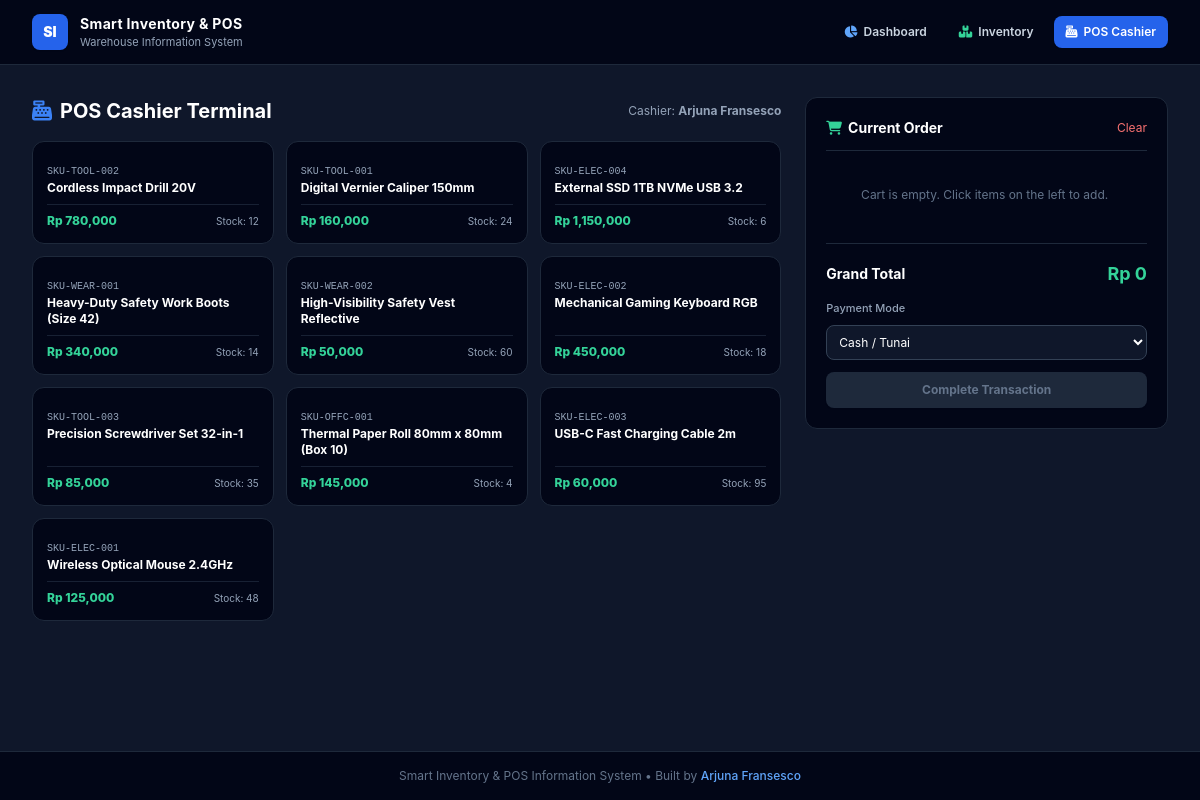
The app's page /pos with its own data.
### tables this page shows
CREATE TABLE products (
        id INTEGER PRIMARY KEY AUTOINCREMENT,
        sku TEXT NOT NULL UNIQUE,
        name TEXT NOT NULL,
        category_id INTEGER,
        supplier_id INTEGER,
        cost_price REAL NOT NULL,
        selling_price REAL NOT NULL,
        stock_quantity INTEGER NOT NULL,
        min_reorder_level INTEGER NOT NULL,
        FOREIGN KEY (category_id) REFERENCES categories (id),
        FOREIGN KEY (supplier_id) REFERENCES suppliers (id)
    );

### app.py (the view)
@app.route("/pos")
def pos_terminal():
    conn = get_db()
    cur = conn.cursor()
    products = cur.execute("""
        SELECT p.*, c.name as category_name
        FROM products p
        JOIN categories c ON p.category_id = c.id
        WHERE p.stock_quantity > 0
        ORDER BY p.name ASC
    """).fetchall()
    categories = cur.execute("SELECT * FROM categories").fetchall()
    conn.close()
    return render_template("pos.html", products=products, categories=categories)

### app.py (called while the page is built)
def get_db():
    conn = sqlite3.connect(DB_PATH)
    conn.row_factory = sqlite3.Row
    return conn

### app/templates/pos.html (shortened to what this page needs)
{% extends "base.html" %}
{% block content %}
<div class="grid grid-cols-1 lg:grid-cols-3 gap-6">
  <div class="lg:col-span-2 space-y-4">
    <div class="flex justify-between items-center">
      <h2 class="text-xl font-bold text-white"><i class="fa-solid fa-cash-register text-blue-500 mr-2"></i>POS Cashier Terminal</h2>
      <span class="text-xs text-slate-400">Cashier: <strong>Arjuna Fransesco</strong></span>
    </div>
    <div class="grid grid-cols-2 sm:grid-cols-3 gap-3">
      {% for p in products %}
      <div onclick="addToCart({{ p.id }}, '{{ p.name }}', {{ p.selling_price }}, {{ p.stock_quantity }})"
           class="bg-slate-950 border border-slate-800 hover:border-blue-500 rounded-xl p-3.5 cursor-pointer transition-all hover:-translate-y-0.5 space-y-2 flex flex-col justify-between">
        <div>
          <span class="text-[10px] text-slate-400 font-mono">{{ p.sku }}</span>
          <h4 class="text-xs font-bold text-white line-clamp-2">{{ p.name }}</h4>
        </div>
        <div class="flex justify-between items-center pt-2 border-t border-slate-800/80">
          <span class="text-xs font-extrabold text-emerald-400">Rp {{ "{:,.0f}".format(p.selling_price) }}</span>
          <span class="text-[10px] text-slate-400">Stock: {{ p.stock_quantity }}</span>
        </div>
      </div>
      {% endfor %}
    </div>
  </div>
  <div class="bg-slate-950 border border-slate-800 rounded-xl p-5 flex flex-col justify-between space-y-4 h-fit sticky top-20">
    <div class="space-y-3">
      <div class="flex justify-between items-center border-b border-slate-800 pb-3">
        <h3 class="font-bold text-sm text-white"><i class="fa-solid fa-cart-shopping text-emerald-400 mr-1.5"></i>Current Order</h3>
        <button onclick="clearCart()" class="text-xs text-red-400 hover:underline">Clear</button>
      </div>
      <div id="cartList" class="space-y-2 max-h-64 overflow-y-auto pr-1 text-xs">
        <p class="text-slate-500 text-center py-6">Cart is empty. Click items on the left to add.</p>
      </div>
    </div>
    <div class="space-y-3 pt-4 border-t border-slate-800">
      <div class="flex justify-between items-center text-sm font-bold text-white">
        <span>Grand Total</span>
        <span id="grandTotal" class="text-emerald-400 text-lg">Rp 0</span>
      </div>
      <div class="space-y-2">
        <label class="text-[11px] text-slate-400 block font-medium">Payment Mode</label>
        <select id="paymentMethod" class="w-full bg-slate-900 border border-slate-700 text-white rounded-lg p-2 text-xs focus:ring-1 focus:ring-blue-500 outline-none">
          <option value="CASH">Cash / Tunai</option>
        </select>
      </div>
      <button onclick="processCheckout()" id="checkoutBtn" disabled class="w-full py-2.5 bg-blue-600 hover:bg-blue-700 disabled:bg-slate-800 disabled:text-slate-500 text-white font-bold text-xs rounded-lg transition-colors shadow-sm">
        Complete Transaction
      </button>
    </div>
  </div>
</div>
{% endblock %}

### app/templates/base.html (style rules this page uses)
body { font-family: -apple-system, BlinkMacSystemFont, 'Inter', 'Segoe UI', sans-serif; }

### records on screen
products: sku "SKU-TOOL-002", name "Cordless Impact Drill 20V", selling_price "780,000", stock_quantity "12"
products: sku "SKU-TOOL-001", name "Digital Vernier Caliper 150mm", selling_price "160,000", stock_quantity "24"
products: sku "SKU-ELEC-004", name "External SSD 1TB NVMe USB 3.2", selling_price "1,150,000", stock_quantity "6"
products: sku "SKU-WEAR-001", name "Heavy-Duty Safety Work Boots (Size 42)", selling_price "340,000", stock_quantity "14"
products: sku "SKU-WEAR-002", name "High-Visibility Safety Vest Reflective", selling_price "50,000", stock_quantity "60"
products: sku "SKU-ELEC-002", name "Mechanical Gaming Keyboard RGB", selling_price "450,000", stock_quantity "18"
products: sku "SKU-TOOL-003", name "Precision Screwdriver Set 32-in-1", selling_price "85,000", stock_quantity "35"
products: sku "SKU-OFFC-001", name "Thermal Paper Roll 80mm x 80mm (Box 10)", selling_price "145,000", stock_quantity "4"
products: sku "SKU-ELEC-003", name "USB-C Fast Charging Cable 2m", selling_price "60,000", stock_quantity "95"
products: sku "SKU-ELEC-001", name "Wireless Optical Mouse 2.4GHz", selling_price "125,000", stock_quantity "48"
